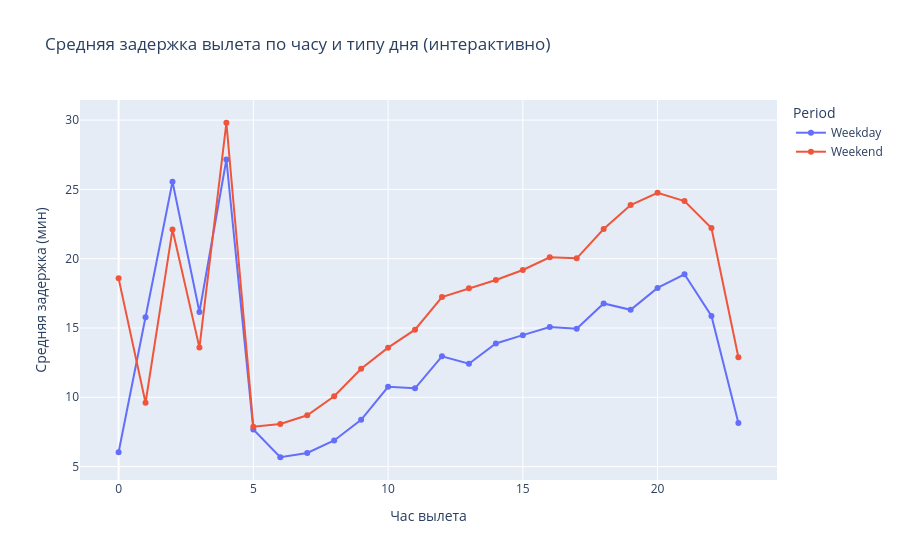

Here is the notebook cell this chart was saved with:
### Markdown cell above
### Интерактивная визуализация: Средняя задержка по времени суток и выходным (Plotly)

Этот график позволяет зумить, наводить на точки и сравнивать будни/выходные.  
Вечерний пик на выходных — один из самых сильных паттернов в данных.

### Code cell
import plotly.express as px

# Средняя задержка по часам и выходным
hour_weekend_delay = flight_data.groupby(['DepHour', 'IsWeekend'])['DepDelay'].mean().reset_index()
hour_weekend_delay['Period'] = hour_weekend_delay['IsWeekend'].map({0: 'Weekday', 1: 'Weekend'})

fig = px.line(
    hour_weekend_delay,
    x='DepHour',
    y='DepDelay',
    color='Period',
    markers=True,
    title='Средняя задержка вылета по часу и типу дня (интерактивно)',
    labels={'DepDelay': 'Средняя задержка (мин)', 'DepHour': 'Час вылета (CRS)'}
)

fig.update_layout(
    xaxis_title='Час вылета',
    yaxis_title='Средняя задержка (мин)',
    hovermode='x unified',
    showlegend=True
)

fig.show()

### Figure 1 — Plotly figure (JSON) as saved in the notebook; plotly's stock layout.template omitted (floating-point values rounded to 4 significant figures)
{"data": [{"hovertemplate": "Period=Weekday<br>Час вылета (CRS)=%{x}<br>Средняя задержка (мин)=%{y}<extra></extra>", "legendgroup": "Weekday", "line": {"color": "#636efa", "dash": "solid"}, "marker": {"symbol": "circle"}, "mode": "lines+markers", "name": "Weekday", "orientation": "v", "showlegend": true, "type": "scatter", "x": [0, 1, 2, 3, 4, 5, 6, 7, 8, 9, 10, 11, 12, 13, 14, 15, 16, 17, 18, 19, 20, 21, 22, 23], "xaxis": "x", "y": [6.031, 15.77, 25.55, 16.15, 27.16, 7.673, 5.673, 5.985, 6.885, 8.377, 10.75, 10.65, 12.96, 12.42, 13.88, 14.48, 15.07, 14.95, 16.77, 16.31, 17.89, 18.88, 15.87, 8.138], "yaxis": "y"}, {"hovertemplate": "Period=Weekend<br>Час вылета (CRS)=%{x}<br>Средняя задержка (мин)=%{y}<extra></extra>", "legendgroup": "Weekend", "line": {"color": "#EF553B", "dash": "solid"}, "marker": {"symbol": "circle"}, "mode": "lines+markers", "name": "Weekend", "orientation": "v", "showlegend": true, "type": "scatter", "x": [0, 1, 2, 3, 4, 5, 6, 7, 8, 9, 10, 11, 12, 13, 14, 15, 16, 17, 18, 19, 20, 21, 22, 23], "xaxis": "x", "y": [18.58, 9.606, 22.1, 13.58, 29.81, 7.882, 8.078, 8.703, 10.07, 12.06, 13.58, 14.88, 17.23, 17.86, 18.46, 19.18, 20.1, 20.03, 22.14, 23.87, 24.76, 24.16, 22.21, 12.89], "yaxis": "y"}], "layout": {"hovermode": "x unified", "legend": {"title": {"text": "Period"}, "tracegroupgap": 0}, "showlegend": true, "title": {"text": "Средняя задержка вылета по часу и типу дня (интерактивно)"}, "xaxis": {"anchor": "y", "domain": [0, 1], "title": {"text": "Час вылета"}}, "yaxis": {"anchor": "x", "domain": [0, 1], "title": {"text": "Средняя задержка (мин)"}}}}
